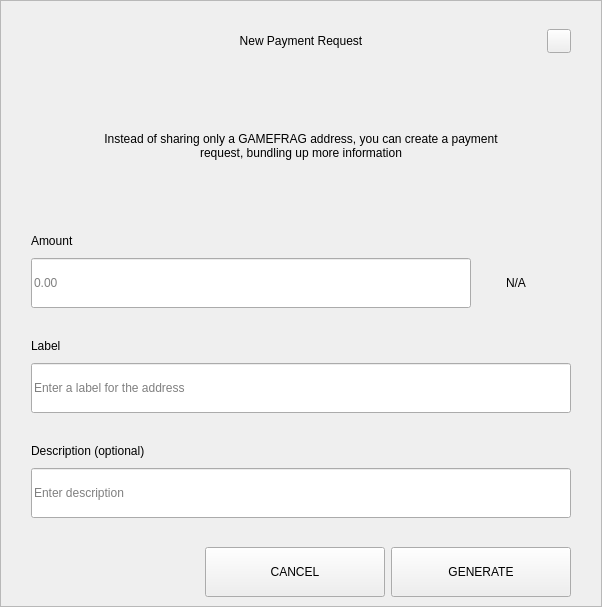
<?xml version="1.0" encoding="UTF-8"?>
<ui version="4.0">
 <class>RequestDialog</class>
 <widget class="QDialog" name="RequestDialog">
  <property name="geometry">
   <rect>
    <x>0</x>
    <y>0</y>
    <width>602</width>
    <height>607</height>
   </rect>
  </property>
  <property name="windowTitle">
   <string notr="true">N/A</string>
  </property>
  <layout class="QVBoxLayout" name="verticalLayout_5">
   <property name="spacing">
    <number>0</number>
   </property>
   <property name="leftMargin">
    <number>0</number>
   </property>
   <property name="topMargin">
    <number>0</number>
   </property>
   <property name="rightMargin">
    <number>0</number>
   </property>
   <property name="bottomMargin">
    <number>0</number>
   </property>
   <item>
    <widget class="QFrame" name="frame">
     <property name="styleSheet">
      <string notr="true"/>
     </property>
     <property name="frameShape">
      <enum>QFrame::StyledPanel</enum>
     </property>
     <property name="frameShadow">
      <enum>QFrame::Raised</enum>
     </property>
     <layout class="QVBoxLayout" name="verticalLayout_4" stretch="1,0,0">
      <property name="spacing">
       <number>0</number>
      </property>
      <property name="leftMargin">
       <number>30</number>
      </property>
      <property name="topMargin">
       <number>20</number>
      </property>
      <property name="rightMargin">
       <number>30</number>
      </property>
      <property name="bottomMargin">
       <number>0</number>
      </property>
      <item>
       <layout class="QHBoxLayout" name="horizontalLayout_3">
        <property name="spacing">
         <number>0</number>
        </property>
        <item>
         <spacer name="horizontalSpacer_21">
          <property name="orientation">
           <enum>Qt::Horizontal</enum>
          </property>
          <property name="sizeHint" stdset="0">
           <size>
            <width>40</width>
            <height>20</height>
           </size>
          </property>
         </spacer>
        </item>
        <item>
         <widget class="QLabel" name="labelTitle">
          <property name="minimumSize">
           <size>
            <width>0</width>
            <height>40</height>
           </size>
          </property>
          <property name="maximumSize">
           <size>
            <width>16777215</width>
            <height>40</height>
           </size>
          </property>
          <property name="styleSheet">
           <string notr="true">padding-left:24px;</string>
          </property>
          <property name="text">
           <string>New Payment Request</string>
          </property>
          <property name="alignment">
           <set>Qt::AlignCenter</set>
          </property>
          <property name="margin">
           <number>7</number>
          </property>
         </widget>
        </item>
        <item>
         <spacer name="horizontalSpacer">
          <property name="orientation">
           <enum>Qt::Horizontal</enum>
          </property>
          <property name="sizeHint" stdset="0">
           <size>
            <width>40</width>
            <height>20</height>
           </size>
          </property>
         </spacer>
        </item>
        <item>
         <widget class="QPushButton" name="btnEsc">
          <property name="minimumSize">
           <size>
            <width>24</width>
            <height>24</height>
           </size>
          </property>
          <property name="maximumSize">
           <size>
            <width>24</width>
            <height>24</height>
           </size>
          </property>
          <property name="focusPolicy">
           <enum>Qt::NoFocus</enum>
          </property>
          <property name="text">
           <string/>
          </property>
         </widget>
        </item>
       </layout>
      </item>
      <item>
       <widget class="QStackedWidget" name="stack">
        <property name="minimumSize">
         <size>
          <width>540</width>
          <height>0</height>
         </size>
        </property>
        <property name="maximumSize">
         <size>
          <width>540</width>
          <height>16777215</height>
         </size>
        </property>
        <property name="currentIndex">
         <number>0</number>
        </property>
        <widget class="QWidget" name="page_1">
         <property name="minimumSize">
          <size>
           <width>540</width>
           <height>0</height>
          </size>
         </property>
         <property name="maximumSize">
          <size>
           <width>540</width>
           <height>16777215</height>
          </size>
         </property>
         <layout class="QVBoxLayout" name="layout1">
          <property name="spacing">
           <number>0</number>
          </property>
          <property name="leftMargin">
           <number>0</number>
          </property>
          <property name="topMargin">
           <number>0</number>
          </property>
          <property name="rightMargin">
           <number>0</number>
          </property>
          <property name="bottomMargin">
           <number>0</number>
          </property>
          <item>
           <spacer name="verticalSpacer_21">
            <property name="orientation">
             <enum>Qt::Vertical</enum>
            </property>
            <property name="sizeType">
             <enum>QSizePolicy::Fixed</enum>
            </property>
            <property name="sizeHint" stdset="0">
             <size>
              <width>20</width>
              <height>30</height>
             </size>
            </property>
           </spacer>
          </item>
          <item alignment="Qt::AlignHCenter">
           <widget class="QLabel" name="labelMessage">
            <property name="minimumSize">
             <size>
              <width>400</width>
              <height>50</height>
             </size>
            </property>
            <property name="text">
             <string>Instead of sharing only a GAMEFRAG address, you can create a payment request, bundling up more information</string>
            </property>
            <property name="alignment">
             <set>Qt::AlignCenter</set>
            </property>
            <property name="wordWrap">
             <bool>true</bool>
            </property>
           </widget>
          </item>
          <item alignment="Qt::AlignBottom">
           <widget class="QWidget" name="containerAmount" native="true">
            <layout class="QVBoxLayout" name="verticalLayout">
             <property name="spacing">
              <number>9</number>
             </property>
             <property name="leftMargin">
              <number>0</number>
             </property>
             <property name="topMargin">
              <number>0</number>
             </property>
             <property name="rightMargin">
              <number>0</number>
             </property>
             <property name="bottomMargin">
              <number>0</number>
             </property>
             <item>
              <widget class="QLabel" name="labelSubtitleAmount">
               <property name="minimumSize">
                <size>
                 <width>350</width>
                 <height>16</height>
                </size>
               </property>
               <property name="maximumSize">
                <size>
                 <width>16777215</width>
                 <height>16</height>
                </size>
               </property>
               <property name="text">
                <string>Amount</string>
               </property>
              </widget>
             </item>
             <item alignment="Qt::AlignTop">
              <widget class="QWidget" name="layoutAmount" native="true">
               <layout class="QHBoxLayout" name="horizontalLayout" stretch="2,0">
                <property name="spacing">
                 <number>0</number>
                </property>
                <property name="leftMargin">
                 <number>0</number>
                </property>
                <property name="topMargin">
                 <number>0</number>
                </property>
                <property name="rightMargin">
                 <number>0</number>
                </property>
                <property name="bottomMargin">
                 <number>0</number>
                </property>
                <item>
                 <widget class="QLineEdit" name="lineEditAmount">
                  <property name="minimumSize">
                   <size>
                    <width>0</width>
                    <height>50</height>
                   </size>
                  </property>
                  <property name="maximumSize">
                   <size>
                    <width>16777215</width>
                    <height>50</height>
                   </size>
                  </property>
                  <property name="placeholderText">
                   <string notr="true">0.00</string>
                  </property>
                 </widget>
                </item>
                <item>
                 <widget class="QWidget" name="comboContainer" native="true">
                  <property name="minimumSize">
                   <size>
                    <width>100</width>
                    <height>50</height>
                   </size>
                  </property>
                  <property name="maximumSize">
                   <size>
                    <width>16777215</width>
                    <height>50</height>
                   </size>
                  </property>
                  <layout class="QHBoxLayout" name="horizontalLayout_31">
                   <property name="spacing">
                    <number>0</number>
                   </property>
                   <property name="leftMargin">
                    <number>0</number>
                   </property>
                   <property name="topMargin">
                    <number>0</number>
                   </property>
                   <property name="rightMargin">
                    <number>10</number>
                   </property>
                   <property name="bottomMargin">
                    <number>0</number>
                   </property>
                   <item>
                    <widget class="QLabel" name="comboBoxCoin">
                     <property name="text">
                      <string notr="true">N/A</string>
                     </property>
                     <property name="alignment">
                      <set>Qt::AlignCenter</set>
                     </property>
                    </widget>
                   </item>
                  </layout>
                 </widget>
                </item>
               </layout>
              </widget>
             </item>
            </layout>
           </widget>
          </item>
          <item>
           <spacer name="verticalSpacer_31">
            <property name="orientation">
             <enum>Qt::Vertical</enum>
            </property>
            <property name="sizeType">
             <enum>QSizePolicy::Fixed</enum>
            </property>
            <property name="sizeHint" stdset="0">
             <size>
              <width>20</width>
              <height>30</height>
             </size>
            </property>
           </spacer>
          </item>
          <item>
           <layout class="QVBoxLayout" name="verticalLayoutLabel">
            <property name="spacing">
             <number>9</number>
            </property>
            <item>
             <widget class="QLabel" name="labelSubtitleLabel">
              <property name="minimumSize">
               <size>
                <width>0</width>
                <height>16</height>
               </size>
              </property>
              <property name="maximumSize">
               <size>
                <width>16777215</width>
                <height>16</height>
               </size>
              </property>
              <property name="text">
               <string>Label</string>
              </property>
             </widget>
            </item>
            <item>
             <widget class="QLineEdit" name="lineEditLabel">
              <property name="minimumSize">
               <size>
                <width>0</width>
                <height>50</height>
               </size>
              </property>
              <property name="maximumSize">
               <size>
                <width>16777215</width>
                <height>50</height>
               </size>
              </property>
              <property name="placeholderText">
               <string>Enter a label for the address</string>
              </property>
             </widget>
            </item>
           </layout>
          </item>
          <item>
           <spacer name="verticalSpacer_34">
            <property name="orientation">
             <enum>Qt::Vertical</enum>
            </property>
            <property name="sizeType">
             <enum>QSizePolicy::Fixed</enum>
            </property>
            <property name="sizeHint" stdset="0">
             <size>
              <width>20</width>
              <height>30</height>
             </size>
            </property>
           </spacer>
          </item>
          <item>
           <layout class="QVBoxLayout" name="verticalLayoutDescription">
            <property name="spacing">
             <number>9</number>
            </property>
            <item>
             <widget class="QLabel" name="labelSubtitleDescription">
              <property name="minimumSize">
               <size>
                <width>0</width>
                <height>16</height>
               </size>
              </property>
              <property name="maximumSize">
               <size>
                <width>16777215</width>
                <height>16</height>
               </size>
              </property>
              <property name="text">
               <string>Description (optional)</string>
              </property>
             </widget>
            </item>
            <item>
             <widget class="QLineEdit" name="lineEditDescription">
              <property name="minimumSize">
               <size>
                <width>0</width>
                <height>50</height>
               </size>
              </property>
              <property name="maximumSize">
               <size>
                <width>16777215</width>
                <height>50</height>
               </size>
              </property>
              <property name="placeholderText">
               <string>Enter description</string>
              </property>
             </widget>
            </item>
            <item>
             <spacer name="verticalSpacer_4">
              <property name="orientation">
               <enum>Qt::Vertical</enum>
              </property>
              <property name="sizeType">
               <enum>QSizePolicy::Fixed</enum>
              </property>
              <property name="sizeHint" stdset="0">
               <size>
                <width>20</width>
                <height>20</height>
               </size>
              </property>
             </spacer>
            </item>
           </layout>
          </item>
         </layout>
        </widget>
        <widget class="QWidget" name="page_2">
         <layout class="QVBoxLayout" name="layout2">
          <item>
           <spacer name="verticalSpacer_5">
            <property name="orientation">
             <enum>Qt::Vertical</enum>
            </property>
            <property name="sizeType">
             <enum>QSizePolicy::Fixed</enum>
            </property>
            <property name="sizeHint" stdset="0">
             <size>
              <width>20</width>
              <height>50</height>
             </size>
            </property>
           </spacer>
          </item>
          <item alignment="Qt::AlignHCenter">
           <widget class="QLabel" name="labelQrImg">
            <property name="minimumSize">
             <size>
              <width>260</width>
              <height>260</height>
             </size>
            </property>
            <property name="maximumSize">
             <size>
              <width>260</width>
              <height>260</height>
             </size>
            </property>
            <property name="text">
             <string/>
            </property>
            <property name="alignment">
             <set>Qt::AlignCenter</set>
            </property>
           </widget>
          </item>
          <item>
           <spacer name="verticalSpacer_2">
            <property name="orientation">
             <enum>Qt::Vertical</enum>
            </property>
            <property name="sizeType">
             <enum>QSizePolicy::Fixed</enum>
            </property>
            <property name="sizeHint" stdset="0">
             <size>
              <width>20</width>
              <height>30</height>
             </size>
            </property>
           </spacer>
          </item>
          <item alignment="Qt::AlignHCenter">
           <widget class="QLabel" name="labelAddress">
            <property name="text">
             <string notr="true">N/A </string>
            </property>
           </widget>
          </item>
          <item>
           <spacer name="verticalSpacer_32">
            <property name="orientation">
             <enum>Qt::Vertical</enum>
            </property>
            <property name="sizeType">
             <enum>QSizePolicy::Expanding</enum>
            </property>
            <property name="sizeHint" stdset="0">
             <size>
              <width>20</width>
              <height>20</height>
             </size>
            </property>
           </spacer>
          </item>
          <item>
           <layout class="QHBoxLayout" name="horizontal">
            <property name="leftMargin">
             <number>20</number>
            </property>
            <property name="rightMargin">
             <number>20</number>
            </property>
            <property name="bottomMargin">
             <number>20</number>
            </property>
            <item>
             <spacer name="horizontalSpacer_4">
              <property name="orientation">
               <enum>Qt::Horizontal</enum>
              </property>
              <property name="sizeHint" stdset="0">
               <size>
                <width>40</width>
                <height>20</height>
               </size>
              </property>
             </spacer>
            </item>
            <item>
             <widget class="QPushButton" name="btnCopyAddress">
              <property name="minimumSize">
               <size>
                <width>180</width>
                <height>50</height>
               </size>
              </property>
              <property name="text">
               <string>COPY ADDRESS</string>
              </property>
             </widget>
            </item>
            <item>
             <widget class="QPushButton" name="btnCopyUrl">
              <property name="minimumSize">
               <size>
                <width>180</width>
                <height>50</height>
               </size>
              </property>
              <property name="text">
               <string>COPY URL</string>
              </property>
             </widget>
            </item>
            <item>
             <spacer name="horizontalSpacer_2">
              <property name="orientation">
               <enum>Qt::Horizontal</enum>
              </property>
              <property name="sizeHint" stdset="0">
               <size>
                <width>40</width>
                <height>20</height>
               </size>
              </property>
             </spacer>
            </item>
           </layout>
          </item>
         </layout>
        </widget>
       </widget>
      </item>
      <item>
       <widget class="QWidget" name="buttonsStack" native="true">
        <layout class="QHBoxLayout" name="horizontalLayout_5">
         <property name="leftMargin">
          <number>20</number>
         </property>
         <property name="rightMargin">
          <number>0</number>
         </property>
         <item>
          <spacer name="horizontalSpacer_41">
           <property name="orientation">
            <enum>Qt::Horizontal</enum>
           </property>
           <property name="sizeHint" stdset="0">
            <size>
             <width>40</width>
             <height>20</height>
            </size>
           </property>
          </spacer>
         </item>
         <item>
          <widget class="QPushButton" name="btnCancel">
           <property name="minimumSize">
            <size>
             <width>180</width>
             <height>50</height>
            </size>
           </property>
           <property name="focusPolicy">
            <enum>Qt::NoFocus</enum>
           </property>
           <property name="text">
            <string>CANCEL</string>
           </property>
          </widget>
         </item>
         <item>
          <widget class="QPushButton" name="btnSave">
           <property name="minimumSize">
            <size>
             <width>180</width>
             <height>50</height>
            </size>
           </property>
           <property name="focusPolicy">
            <enum>Qt::NoFocus</enum>
           </property>
           <property name="text">
            <string>GENERATE</string>
           </property>
          </widget>
         </item>
        </layout>
       </widget>
      </item>
     </layout>
    </widget>
   </item>
  </layout>
 </widget>
 <resources/>
 <connections/>
</ui>
